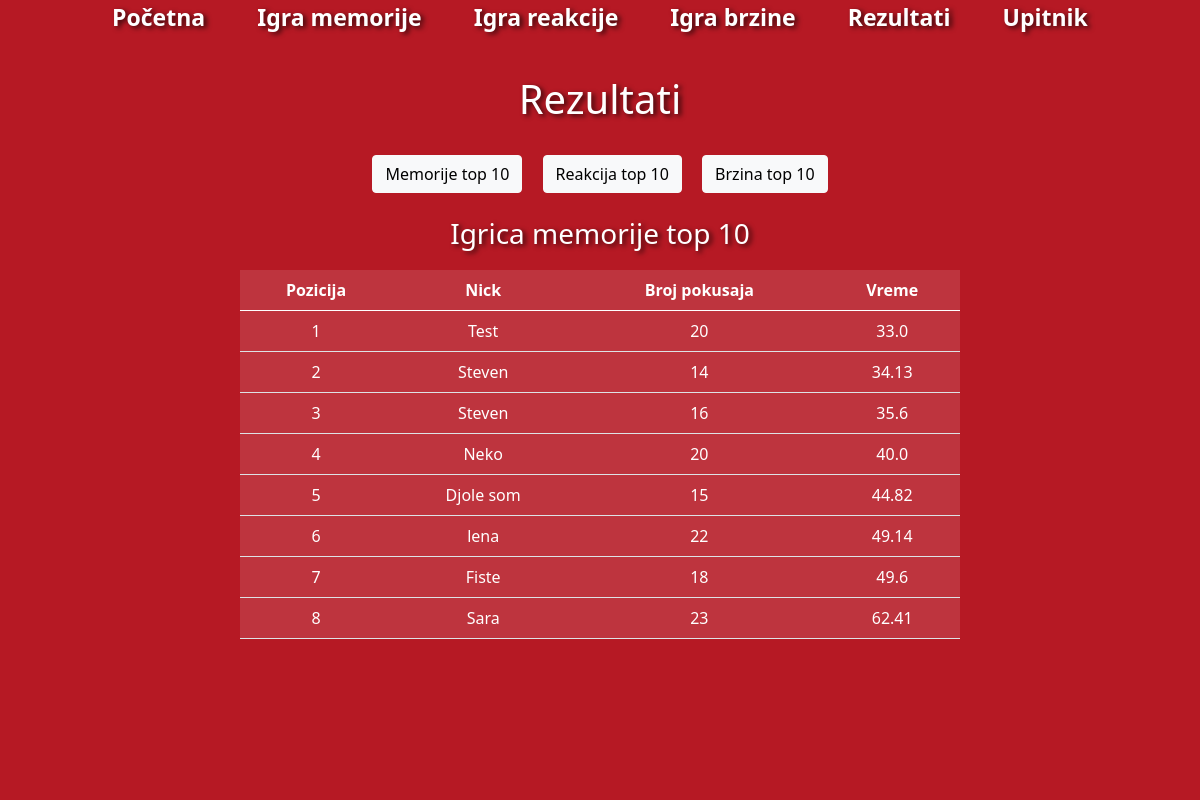
Screenshot of /rezultati/ with the database file from the repository.
### igrice/models.py (models this page shows, shortened)
class IgricaMemorije(models.Model):
    nick = models.CharField(max_length=30)
    pokusaji = models.IntegerField()
    vreme = models.FloatField()
    class Meta():
        verbose_name_plural = 'Igrice memorije'

### igrice/views.py (the view)
# urls.py: path('rezultati/', views.rezultati, name='rezultati'),
def rezultati(request):
    memorije = IgricaMemorije.objects.order_by('vreme', 'pokusaji')[:10]
    reakcija = IgricaReakcije.objects.order_by('vreme')[:10]
    brzina = IgricaBrzine.objects.order_by('-klikovi')[:10]
    context = {'memorije': memorije, 'reakcija':reakcija, 'brzina':brzina}
    return render(request, 'igrice/rezultati.html', context)

### igrice/templates/igrice/rezultati.html (shortened to what this page needs)
{% extends "igrice/base.html" %}
{% load static %}
{% block body %}
<h1 class="mt-4 mb-4">Rezultati</h1>
<button type="button" class="btn btn-light m-2 mb-4" onclick="memorije()" id="btn_memorije">Memorije top 10</button>
<button type="button" class="btn btn-light m-2 mb-4" onclick="reakcija()" id="btn_reakcija">Reakcija top 10</button>
<button type="button" class="btn btn-light m-2 mb-4" onclick="brzina();" id="btn_brzina">Brzina top 10</button>
<h3 id="naslov" >Igrica memorije top 10</h3>
<div class="d-flex align-items-center">
  <table class="table text-white tabela" id="memorije">
    <thead>
      <tr>
        <th scope="col">Pozicija</th>
        <th scope="col">Nick</th>
        <th scope="col">Broj pokusaja</th>
        <th scope="col">Vreme</th>
      </tr>
    </thead>
    <tbody>
      {% for rezultat in memorije %}
      <tr>
        <td>{{ forloop.counter }}</td>
        <td>{{ rezultat.nick }}</td>
        <td>{{ rezultat.pokusaji }}</td>
        <td>{{ rezultat.vreme }}</td>
      </tr>
      {% endfor %}
    </tbody>
  </table>
  <br><br><br>
  <br><br><br>
  <br><br><br>
</div>
{% endblock body %}

### static/css/pocetna.css (style rules this page uses)
html { font-family: 'Roboto', sans-serif; }
body { text-shadow: 3px 2px 5px rgba(0, 0, 0, 0.726); margin: 0; text-align: center; color: white; }
.tabela { margin: 1% 20% 0 20%; background-color: rgba(255, 255, 255, 0.123); text-shadow: none; }

### rows the page displays
IgricaMemorije: nick "Test", pokusaji "20", vreme "33.0"
IgricaMemorije: nick "Steven", pokusaji "14", vreme "34.13"
IgricaMemorije: nick "Steven", pokusaji "16", vreme "35.6"
IgricaMemorije: nick "Neko", pokusaji "20", vreme "40.0"
IgricaMemorije: nick "Djole som", pokusaji "15", vreme "44.82"
IgricaMemorije: nick "lena", pokusaji "22", vreme "49.14"
IgricaMemorije: nick "Fiste", pokusaji "18", vreme "49.6"
IgricaMemorije: nick "Sara", pokusaji "23", vreme "62.41"
